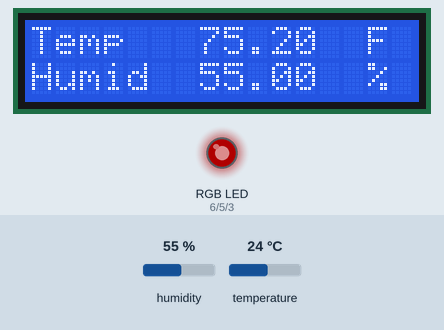
Recording of a sketch running on a simulated Arduino Uno, built with avr-gcc and run on an emulated ATmega328P. On the bench: 16×2 character LCD, an RGB LED mixed from three pins (HIGH = lit). Inputs (shaded band) come from the test bench; at power-on: temperature 24 °C, humidity 55 %. Dim RGB values are drawn brighter than linear; what the sketch prints to the serial monitor is not drawn.

Above: at 20.4 s.
20.5 s: temperature set to 22.9 °C
At 31.12 s:
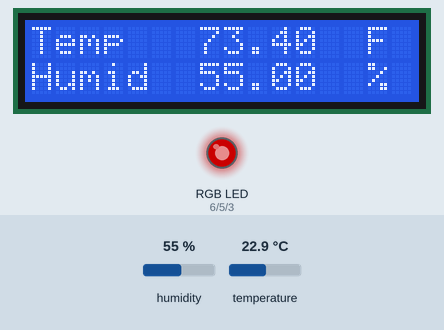
31.4 s: temperature set to 21.7 °C
At 31.72 s:
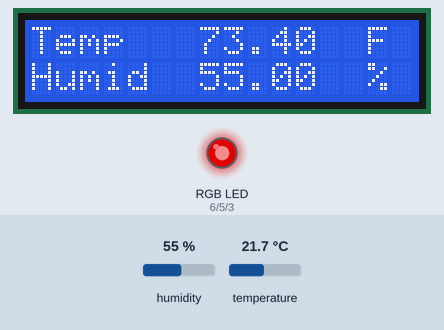
37.5 s: temperature set to 19.9 °C
At 45.54 s:
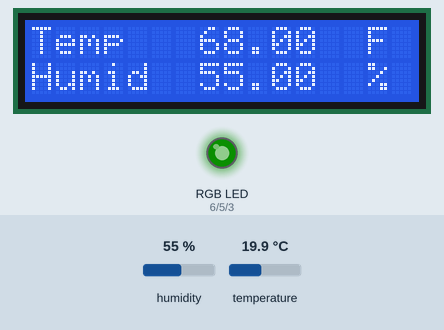
46.8 s: temperature set to 19.1 °C
At 47.04 s:
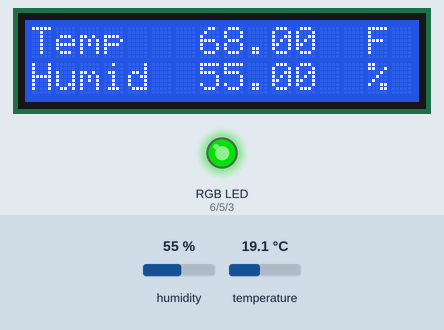
52.9 s: temperature set to 28 °C
At 53.05 s:
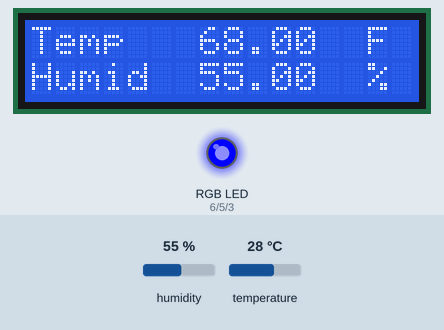
58.9 s: humidity set to 22 %
At 65.98 s:
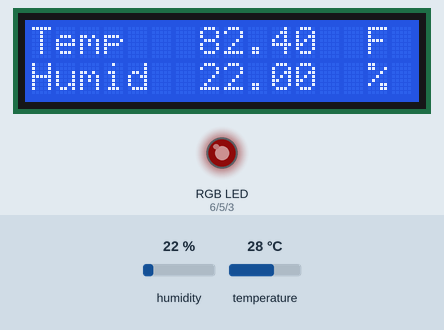
Timing chart, 0 to 68.3 s (numbered marks = the images above; inputs shaded):
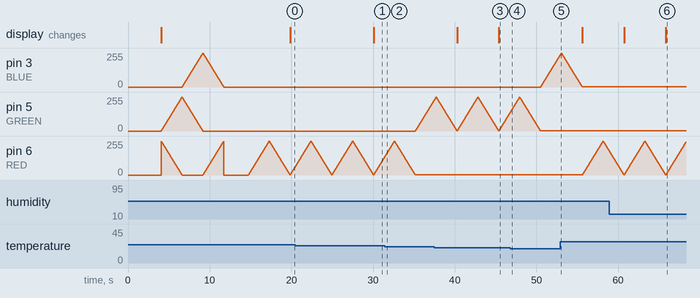

The sketch:

Thermometer.ino
```cpp
//www.elegoo.com
//2016.12.9

#include <LiquidCrystal.h>
#include <dht_nonblocking.h>
#include <RTClib.h>
#define DHT_SENSOR_TYPE DHT_TYPE_11

// define pins
#define BLUE 3
#define GREEN 5
#define RED 6


// define variables
int redValue;
int greenValue;
int blueValue;
float desirable_temp = 70;
float hypo = 68;
static const int DHT_SENSOR_PIN = 2;
DHT_nonblocking dht_sensor( DHT_SENSOR_PIN, DHT_SENSOR_TYPE );
int buzzer = 13;//the pin of the active buzzer
//                BS  E  D4 D5  D6 D7
LiquidCrystal lcd(7, 8, 9, 10, 11, 12);

void setup()
{
  lcd.begin(16, 2);
  lcd.setCursor(0, 0);
  lcd.print("    WELCOME!    ");
  delay(4000);
  lcd.setCursor(0, 0);
  lcd.print("Temp          F ");
  lcd.setCursor(0, 1);
  lcd.print("Humid         % ");
  Serial.begin( 9600);
  pinMode(RED, OUTPUT);
  pinMode(GREEN, OUTPUT);
  pinMode(BLUE, OUTPUT);
  digitalWrite(RED, HIGH);
  digitalWrite(GREEN, LOW);
  digitalWrite(BLUE, LOW);
  spectrum();
  digitalWrite(RED, LOW);
  digitalWrite(GREEN, LOW);
  digitalWrite(BLUE, LOW);
}

//function to turn RGB LED to Green
void greenLight()
{
  digitalWrite(RED, LOW);
  digitalWrite(GREEN, HIGH);
  digitalWrite(BLUE, LOW);
}

//function to turn RGB LED to Red
void redLight()
{
  digitalWrite(RED, HIGH);
  digitalWrite(GREEN, LOW);
  digitalWrite(BLUE, LOW);
}

//function to turn RGB LED to Blue
void blueLight()
{
  digitalWrite(RED, LOW);
  digitalWrite(GREEN, LOW);
  digitalWrite(BLUE, HIGH);
}

//fades the color in and out to create a breathing effect
void breatheColor(String color)
{
  if(color == "RED")
  {
    for(int i = 0; i < 255; i++)
    {
        analogWrite(RED,i);
        delay(10);
    }

    for(int i = 255; i > 0; i--)
    {
        analogWrite(RED,i);
        delay(10);
    }
  }
  else if(color == "GREEN")
  {
    for(int i = 0; i < 255; i++)
    {
        analogWrite(GREEN,i);
        delay(10);
    }
    for(int i = 255; i > 0; i--)
    {
        analogWrite(GREEN,i);
        delay(10);
    }
  }
  else if(color == "BLUE")
  {
    for(int i = 0; i < 255; i++)
    {
        analogWrite(BLUE,i);
        delay(10);
    }
    for(int i = 255; i > 0; i--)
    {
        analogWrite(BLUE,i);
        delay(10);
    }
  }
}

//flashes the color on and off
void flashColor(String color)
{
  if(color == "RED")
  {
    redLight();
    delay(1000);
    digitalWrite(RED, LOW);
    delay(1000);
    redLight();
    delay(1000);
    digitalWrite(RED, LOW);
    delay(1000);
    redLight();
    delay(1000);
    digitalWrite(RED, LOW);
  }
  else if(color == "GREEN")
  {
    greenLight();
    delay(1000);
    digitalWrite(GREEN, LOW);
    delay(1000);
    greenLight();
    delay(1000);
    digitalWrite(GREEN, LOW);
    delay(1000);
    greenLight();
    delay(1000);
    digitalWrite(GREEN, LOW);
  }
  else if(color == "BLUE")
  {
    blueLight();
    delay(1000);
    digitalWrite(BLUE, LOW);
    delay(1000);
    blueLight();
    delay(1000);
    digitalWrite(BLUE, LOW);
    delay(1000);
    blueLight();
    delay(1000);
    digitalWrite(BLUE, LOW);
  }
}

//called in loop() to determine what color the RGB LED should be
void check_temp(float temp)
{
  if(temp >= 72)
  {
    //redLight();
    //flashColor("RED");
    breatheColor("RED");
  }
  else if(temp <=67)
  {
    //blueLight();
    //flashColor("BLUE");
    breatheColor("BLUE");
  }
  else
  {
    //greenLight();
    //flashColor("GREEN");
    breatheColor("GREEN");
  }
}

//Cycles through all colors; used at startup to look cool
void spectrum()
{
    #define delayTime 10 // fading time between colors

    redValue = 255; // choose a value between 1 and 255 to change the color.
    greenValue = 0;
    blueValue = 0;

    // this is unnecessary as we've either turned on RED in SETUP
    // or in the previous loop ... regardless, this turns RED off
    // analogWrite(RED, 0);
    // delay(1000);

    for (int i = 0; i < 255; i += 1) // fades out red bring green full when i=255
    {
      redValue -= 1;
      greenValue += 1;
      // The following was reversed, counting in the wrong directions
      // analogWrite(RED, 255 - redValue);
      // analogWrite(GREEN, 255 - greenValue);
      analogWrite(RED, redValue);
      analogWrite(GREEN, greenValue);
      delay(delayTime);
    }

    redValue = 0;
    greenValue = 255;
    blueValue = 0;

    for (int i = 0; i < 255; i += 1) // fades out green bring blue full when i=255
    {
      greenValue -= 1;
      blueValue += 1;
      // The following was reversed, counting in the wrong directions
      // analogWrite(GREEN, 255 - greenValue);
      // analogWrite(BLUE, 255 - blueValue);
      analogWrite(GREEN, greenValue);
      analogWrite(BLUE, blueValue);
      delay(delayTime);
    }

    redValue = 0;
    greenValue = 0;
    blueValue = 255;

    for (int i = 0; i < 255; i += 1) // fades out blue bring red full when i=255
    {
      // The following code has been rearranged to match the other two similar sections
      blueValue -= 1;
      redValue += 1;
      // The following was reversed, counting in the wrong directions
      // analogWrite(BLUE, 255 - blueValue);
      // analogWrite(RED, 255 - redValue);
      analogWrite(BLUE, blueValue);
      analogWrite(RED, redValue);
      delay(delayTime);
    }
}

//Gets the temp and humidity from the sensor
static bool measure_environment( float *temperature, float *humidity )
{
  static unsigned long measurement_timestamp = millis( );

  /* Measure once every four seconds. */
  if( millis( ) - measurement_timestamp > 3000ul )
  {
    if( dht_sensor.measure( temperature, humidity ) == true )
    {
      measurement_timestamp = millis( );
      return( true );
    }
  }

  return( false );
}


//main loop
void loop()
{
  float Ctemperature;
  float humidity;
  int num = 0;
  if( measure_environment( &Ctemperature, &humidity ) == true )
  {

    float Ftemperature = (Ctemperature * 9/5) + 32;
    check_temp(Ftemperature);
    Serial.println(Ftemperature);
    // Display Temperature in C
    //lcd.setCursor(0, 0);
    //lcd.print("Temp         C  ");
    // Display Temperature in F
    //lcd.print("Temp         F  ");
    lcd.setCursor(7, 0);
    // Display Temperature in C
    //lcd.print(tempC);
    // Display Temperature in F
    lcd.print(Ftemperature);
    lcd.setCursor(7, 1);
    lcd.print(humidity);
  }
}
```

Measured:
- the behaviour switches between 22.5 and 22.4 °C on temperature (found by bisection; images 1 and 2)
- the behaviour switches between 19.5 and 19.4 °C on temperature (found by bisection; images 3 and 4)
- after the input at 20.5 s, the display: changes after 9.6 s (image 1)
- after the input at 31.4 s, pin 5 (GREEN): moves from 0/255 to 232/255 over 2.3 s, starting after 3.8 s; pin 6 (RED): goes on until 35.2 s, then stays 1/255
- after the input at 37.5 s, the display: first differs from a run without the input after 7.9 s (image 3)
- after the input at 46.8 s, pin 3 (BLUE): moves from 0/255 to 240/255 over 2.4 s, starting after 3.7 s; pin 5 (GREEN): goes on until 50.5 s, then stays 1/255
- after the input at 52.9 s, pin 3 (BLUE): goes on until 55.6 s, then stays 1/255
- after the input at 58.9 s, the display: first differs from a run without the input after 6.9 s (image 6)
